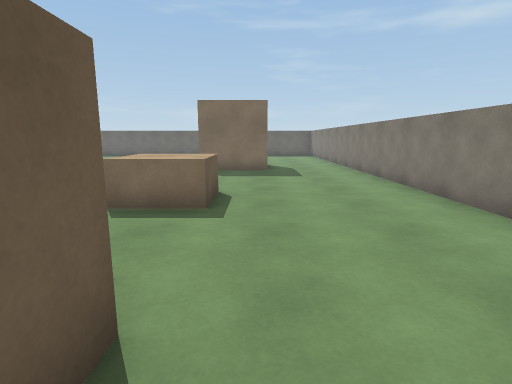
View 1 (above)

23 first-person views from a walk through a 3-D level made in the Unity game engine. The camera is 1.4 m above the floor, tilts 10° down and sees 80° across. The floor is counted in squares, 1 m on a side. Each view is taken from the middle of a square. On the plan, view 1 faces up. The plan holds only what a view shows up to about 14 squares ahead; the rest is blank. The player character is not drawn.

View 2
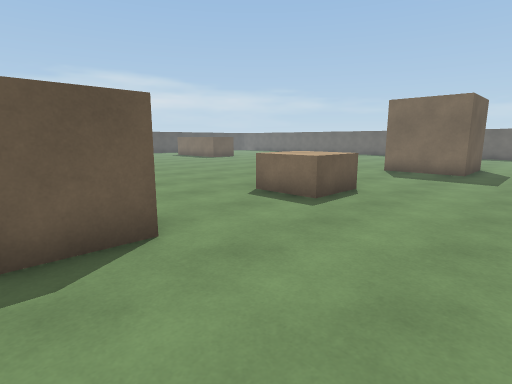

View 3
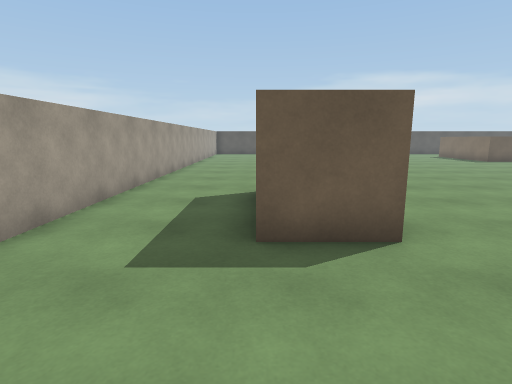

View 4
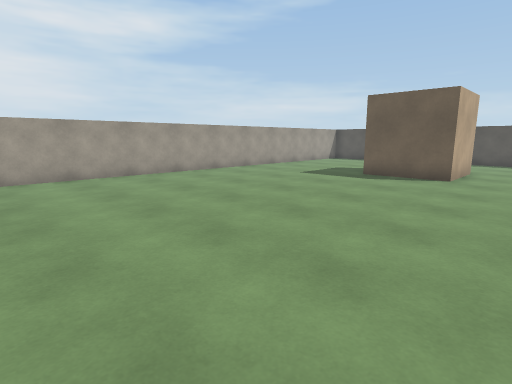

View 5
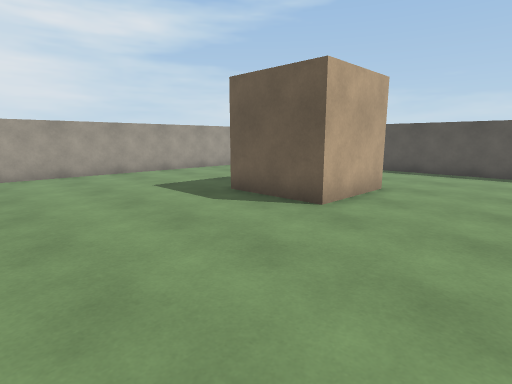

View 6
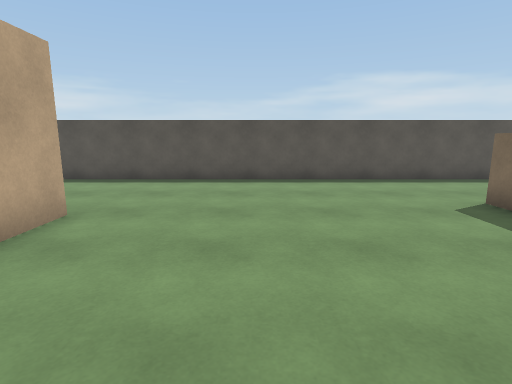

View 7
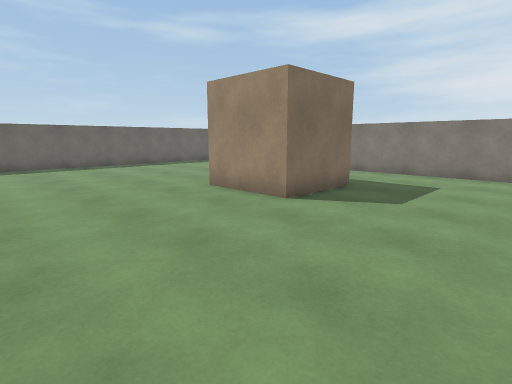

View 8
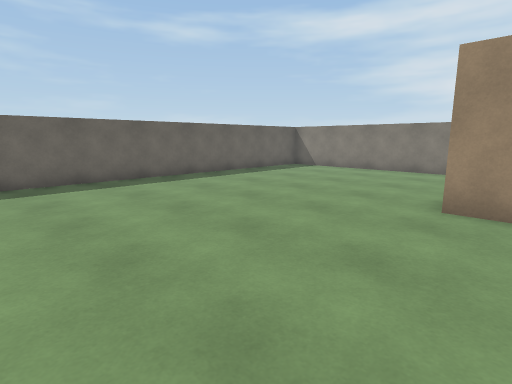

View 9
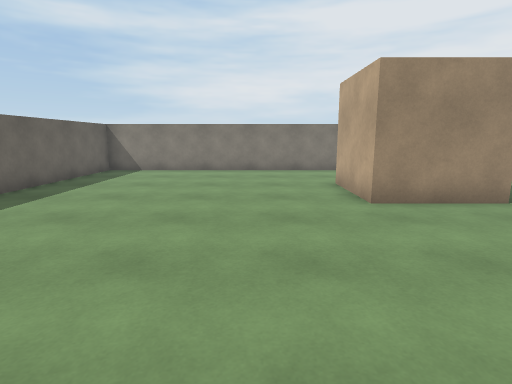

View 10
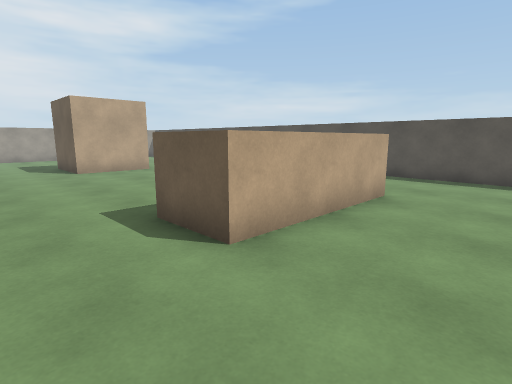

View 11
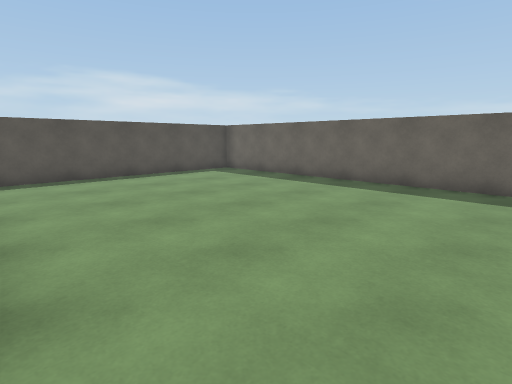

View 12
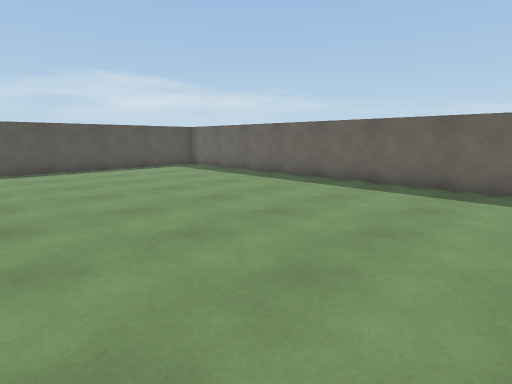

View 13
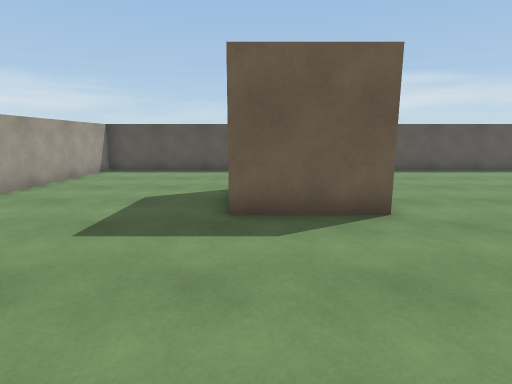

View 14
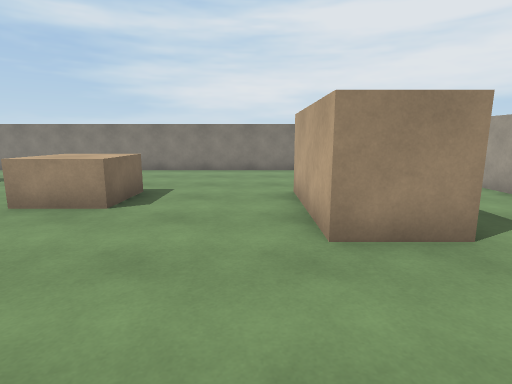

View 15
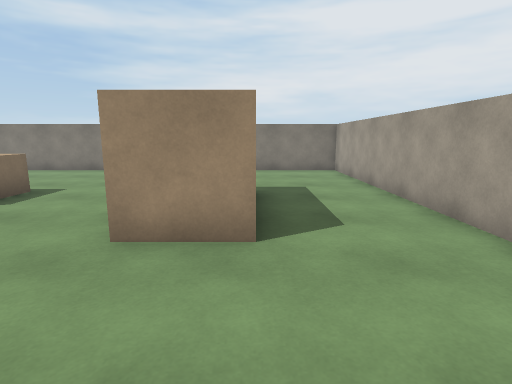

View 16
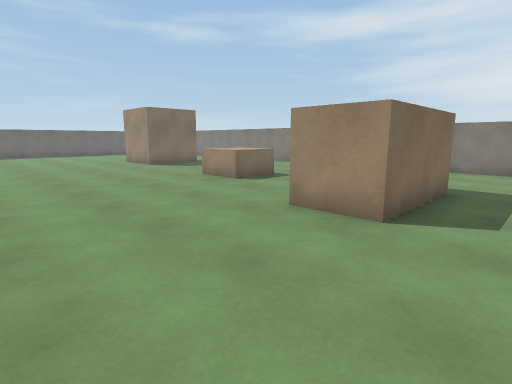

View 17
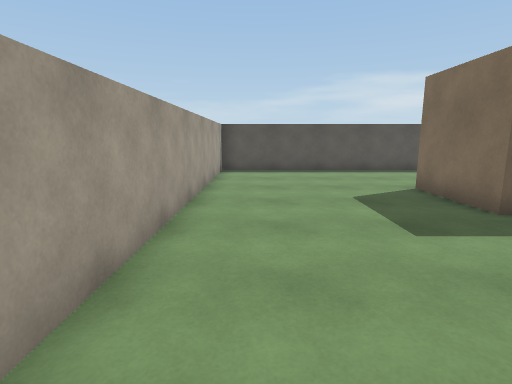

View 18
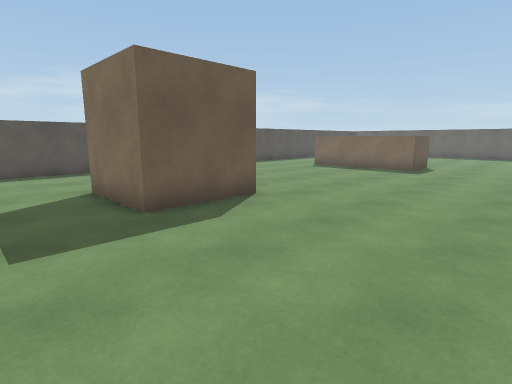

View 19
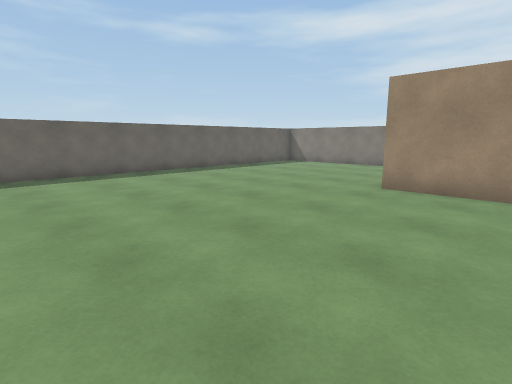

View 20
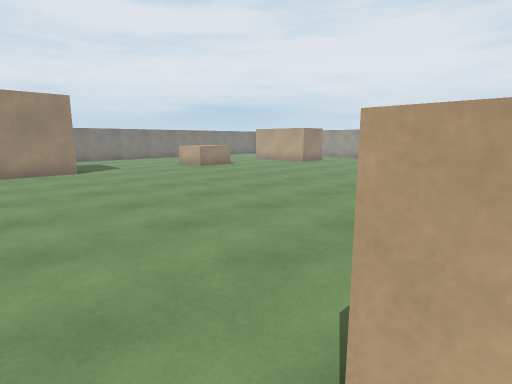

View 21
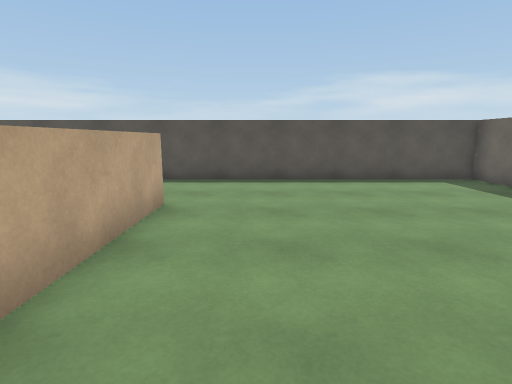

View 22
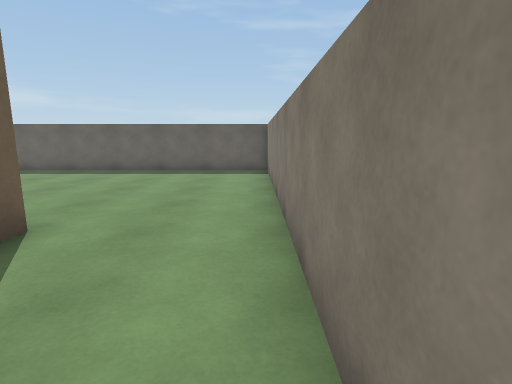

View 23
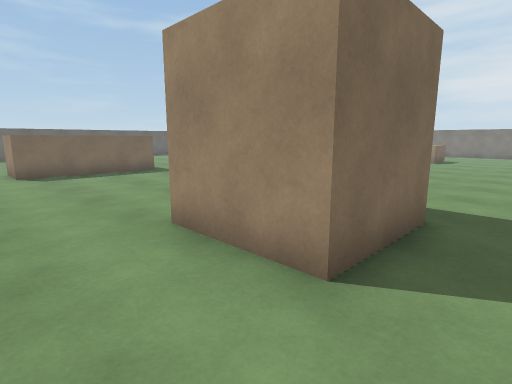

### Floor plan
Points are (right, up) in squares from view 1. A wall is a line through its corners. A room is listed if a view was taken in it or the views show most of it. See-through windows are left out.
Room 1 (views 1, 2, 3, 4, 5, 6, 7, 8, 9, 10, 11, 12, 13, 14, 15, 16, 17, 18, 19, 20, 21, 22, 23)
walls: (-15.5, 14) (-20.5, 14) (-20.5, 16) (-15.5, 16) (-15.5, 14); (-2.5, 13.5) (-2.5, 16.5) (0.5, 16.5) (0.5, 13.5) (-2.5, 13.5); (-16.5, 5.5) (-16.5, 2.5) (-19.5, 2.5) (-19.5, 5.5) (-16.5, 5.5); (-5, 2) (-1, 2) (-1, 0) (-5, 0) (-5, 2); (-24.5, -3.5) (4.5, -3.5) (4.5, 25.5) (-24.5, 25.5) (-24.5, -3.5)
objects: other object (-3, 6) to (-1, 8)

Where each view was taken, in squares from view 1:
view 1: 0 up, 0 right, facing up
view 2: 0 up, 3 right, facing up-left
view 3: 0 up, 3 right, facing left
view 4: 8 up, 5 left, facing down-left
view 5: 9 up, 11 left, facing down-left
view 6: 9 up, 14 left, facing left
view 7: 9 up, 8 left, facing up-right
view 8: 15 up, 9 left, facing up-right
view 9: 19 up, 9 left, facing right
view 10: 19 up, 13 left, facing down-left
view 11: 16 up, 13 left, facing up-left
view 12: 16 up, 10 left, facing up-left
view 13: 3 up, 11 left, facing left
view 14: 3 up, 9 left, facing right
view 15: 0 up, 9 left, facing right
view 16: 2 down, 10 left, facing up-right
view 17: 2 down, 11 left, facing left
view 18: 0 up, 11 left, facing up-left
view 19: 13 up, 11 left, facing up-right
view 20: 17 up, 16 left, facing down-right
view 21: 18 up, 14 left, facing left
view 22: 12 up, 4 right, facing up
view 23: 1 up, 22 left, facing up-right
